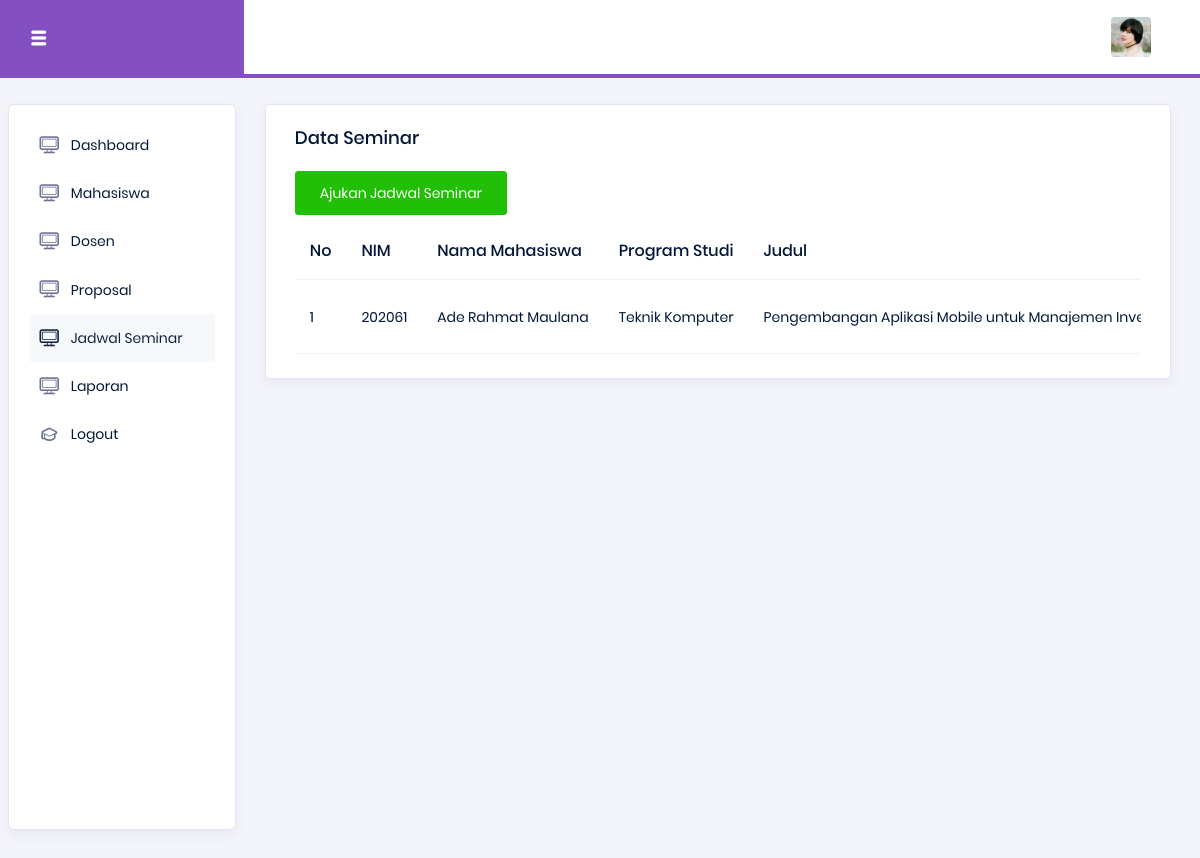
The page /admin/jadwal.php (signed in) on the database its author committed.
### tables this page shows
CREATE TABLE `seminar` (
  `id` int(11) NOT NULL,
  `proposal_id` int(11) DEFAULT NULL,
  `tanggal` date NOT NULL,
  `waktu` time NOT NULL,
  `ruangan` varchar(50) DEFAULT NULL,
  `status` enum('Dijadwalkan','Selesai','Ditunda') DEFAULT 'Dijadwalkan',
  `nilai` decimal(5,2) DEFAULT NULL,
  `catatan` text DEFAULT NULL
);

CREATE TABLE `proposal` (
  `id` int(11) NOT NULL,
  `nim` varchar(15) DEFAULT NULL,
  `judul` text NOT NULL,
  `file_proposal` varchar(255) NOT NULL,
  `tanggal_pengajuan` timestamp NOT NULL DEFAULT current_timestamp(),
  `status` enum('Menunggu Persetujuan','Disetujui','Revisi','Ditolak') DEFAULT 'Menunggu Persetujuan'
);

CREATE TABLE `mahasiswa` (
  `nim` varchar(15) NOT NULL,
  `nama` varchar(100) NOT NULL,
  `email` varchar(100) NOT NULL,
  `jurusan` varchar(50) NOT NULL,
  `password` varchar(255) NOT NULL,
  `created_at` timestamp NOT NULL DEFAULT current_timestamp()
);

### admin/jadwal.php (the view, shortened to what this page needs)
<?php
include '../koneksi.php';
?>
<!DOCTYPE html>
<html lang="en">
<head>
  <link rel="stylesheet" href="../assets/vendors/typicons/typicons.css">
  <link rel="stylesheet" href="../assets/vendors/css/vendor.bundle.base.css">
  <link rel="stylesheet" href="../assets/css/style.css">
</head>
<body>
  <div class="container-scroller">
    <nav class="navbar col-lg-12 col-12 p-0 fixed-top d-flex flex-row">
      <div class="navbar-brand-wrapper d-flex justify-content-center">
        <div class="navbar-brand-inner-wrapper d-flex justify-content-between align-items-center w-100">
          <button class="navbar-toggler navbar-toggler align-self-center" type="button" data-toggle="minimize">
            <span class="typcn typcn-th-menu"></span>
          </button>
        </div>
      </div>
      <div class="navbar-menu-wrapper d-flex align-items-center justify-content-end">
        <ul class="navbar-nav me-lg-2">
          <li class="nav-item nav-profile dropdown">
            <a class="nav-link" href="#" data-bs-toggle="dropdown" id="profileDropdown">
              <img src="../assets/images/faces/face5.jpg" alt="profile"/>
            </a>
          </li>
        </ul>
      </div>
    </nav>
    <div class="container-fluid page-body-wrapper">
      <nav class="sidebar sidebar-offcanvas" id="sidebar">
        <ul class="nav">
          <li class="nav-item">
            <a class="nav-link" href="index.php">
              <i class="typcn typcn-device-desktop menu-icon"></i>
              <span class="menu-title">Dashboard</span>
            </a>
          </li>
          <li class="nav-item">
            <a class="nav-link" href="mahasiswa.php">
              <i class="typcn typcn-device-desktop menu-icon"></i>
              <span class="menu-title">Mahasiswa</span>
            </a>
          </li>
          <li class="nav-item">
            <a class="nav-link" href="dosen.php">
              <i class="typcn typcn-device-desktop menu-icon"></i>
              <span class="menu-title">Dosen</span>
            </a>
          </li>
          <li class="nav-item">
            <a class="nav-link" href="proposal.php">
              <i class="typcn typcn-device-desktop menu-icon"></i>
              <span class="menu-title">Proposal</span>
            </a>
          </li>
          <li class="nav-item">
            <a class="nav-link" href="jadwal.php">
              <i class="typcn typcn-device-desktop menu-icon"></i>
              <span class="menu-title">Jadwal Seminar</span>
            </a>
          </li>
          <li class="nav-item">
            <a class="nav-link" href="laporan.php">
              <i class="typcn typcn-device-desktop menu-icon"></i>
              <span class="menu-title">Laporan</span>
            </a>
          </li>
          <li class="nav-item">
            <a class="nav-link" href="logout.php">
              <i class="typcn typcn-mortar-board menu-icon"></i>
              <span class="menu-title">Logout</span>
            </a>
          </li>
        </ul>
      </nav>
      <div class="main-panel">
        <div class="content-wrapper">
            <div class="row">
                <div class="col-lg-12 grid-margin stretch-card">
                    <div class="card">
                        <div class="card-body">
                            <h4 class="card-title">Data Seminar</h4>
                            <a class="btn btn-success mb-2" href="tambahjadwal.php">Ajukan Jadwal Seminar</a>
                            <div class="table-responsive">
                            <table class="table table-hover">
                                <thead>
                                    <tr>
                                        <th>No</th>
                                        <th>NIM</th>
                                        <th>Nama Mahasiswa</th>
                                        <th>Program Studi</th>
                                        <th>Judul</th>
                                    </tr>
                                </thead>
                                <tbody>
                                    <?php
                                    $no = 1;
                                    $tampil = mysqli_query($koneksi, "
                                        SELECT s.*, p.judul, p.nim, m.nama AS nama_mahasiswa, m.jurusan
                                        FROM seminar s
                                        JOIN proposal p ON s.proposal_id = p.id
                                        JOIN mahasiswa m ON p.nim = m.nim
                                        ORDER BY s.tanggal DESC, s.waktu DESC
                                    ");
                                    while($data = mysqli_fetch_array($tampil)):
                                    ?>
                                    <tr>
                                        <td><?= $no++ ?></td>
                                        <td><?= $data['nim'] ?></td>
                                        <td><?= $data['nama_mahasiswa'] ?></td>
                                        <td><?= $data['jurusan'] ?></td>
                                        <td><?= $data['judul'] ?></td>
                                    </tr>
                                    <?php endwhile; ?>
                                </tbody>
                            </table>
                            </div>
                        </div>
                    </div>
                </div>
            </div>
        </div>
      </div>
    </div>
  </div>
</body>
</html>

### rows shown on the page
seminar: proposal.nim "202061", mahasiswa.nama "Ade Rahmat Maulana", mahasiswa.jurusan "Teknik Komputer", proposal.judul "Pengembangan Aplikasi Mobile untuk Manajemen…"
